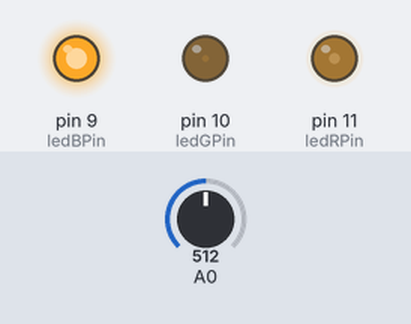
The sketch below on a simulated Arduino Uno, built with avr-gcc and run on an emulated ATmega328P. Parts: output pins drawn as LEDs (lit = HIGH). The inputs (shaded band) are chosen by the test bench; at power-on: A0 = 512. What the sketch prints to the serial monitor is not drawn.

Above: at 0.1 s.
Timing chart, 0 to 1.6 s (numbered marks = the images above):
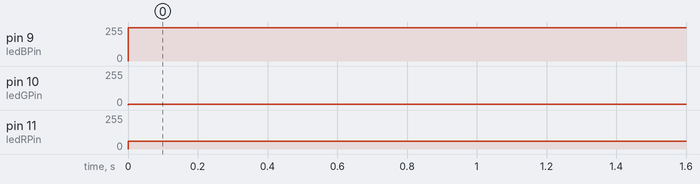

The sketch:

RGBInOut.ino
```cpp
int ledRPin = 11;
int ledGPin = 10;
int ledBPin = 9;

void setup() {
  Serial.begin(9600);
  pinMode(ledRPin, OUTPUT);
  pinMode(ledGPin, OUTPUT);
  pinMode(ledBPin, OUTPUT);
}

void loop() {
  int sensorValue = analogRead(A0);
  Serial.println(sensorValue);
  makeRGB(197, 250, 5);
}

void makeRGB(int r, int g, int b) {
  r = 255 - r;
  g = 255 - g;
  b = 255 - b;
  analogWrite(ledRPin, r);
  analogWrite(ledGPin, g);
  analogWrite(ledBPin, b);
  delay(500);
}
```

Measured:
- by itself, pin 9 (ledBPin): 0/255 → 250/255 at 0.00 s
- by itself, pin 10 (ledGPin): 0/255 → 5/255 at 0.00 s
- by itself, pin 11 (ledRPin): 0/255 → 58/255 at 0.00 s
